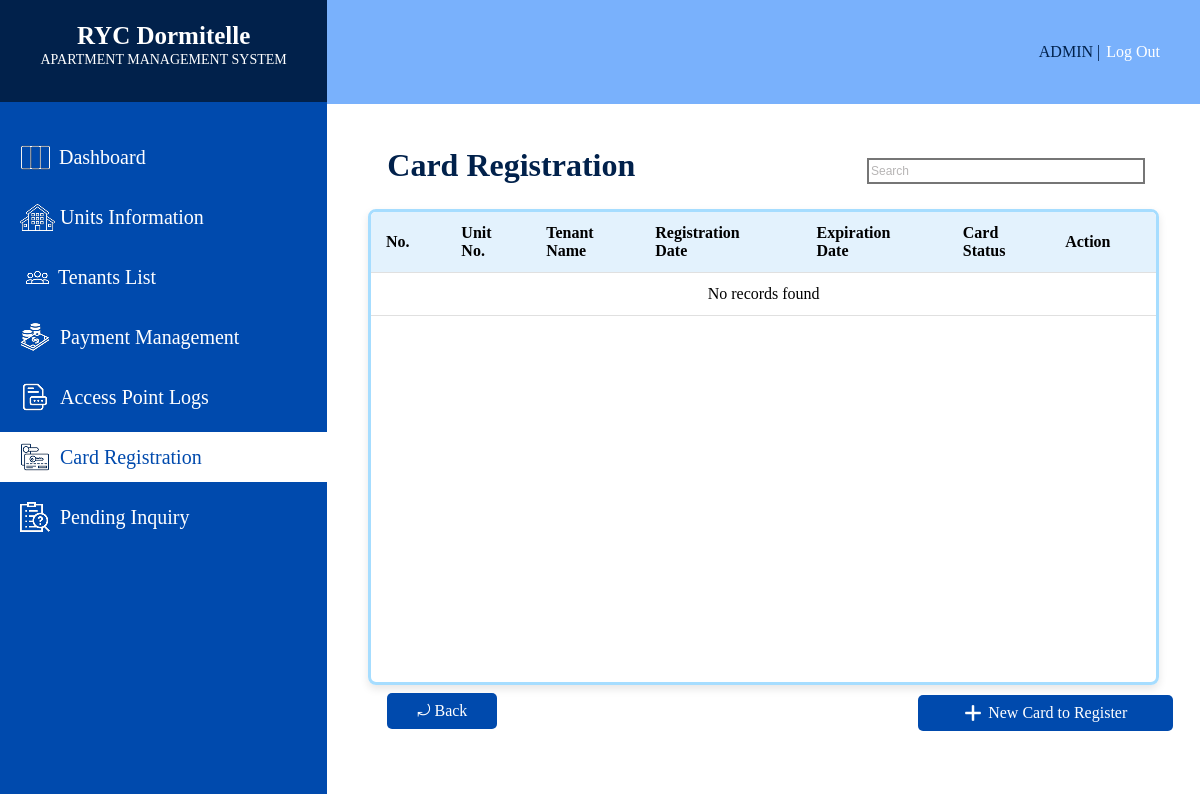
Page /CARDREGISTRATION.php on the earlier database version.
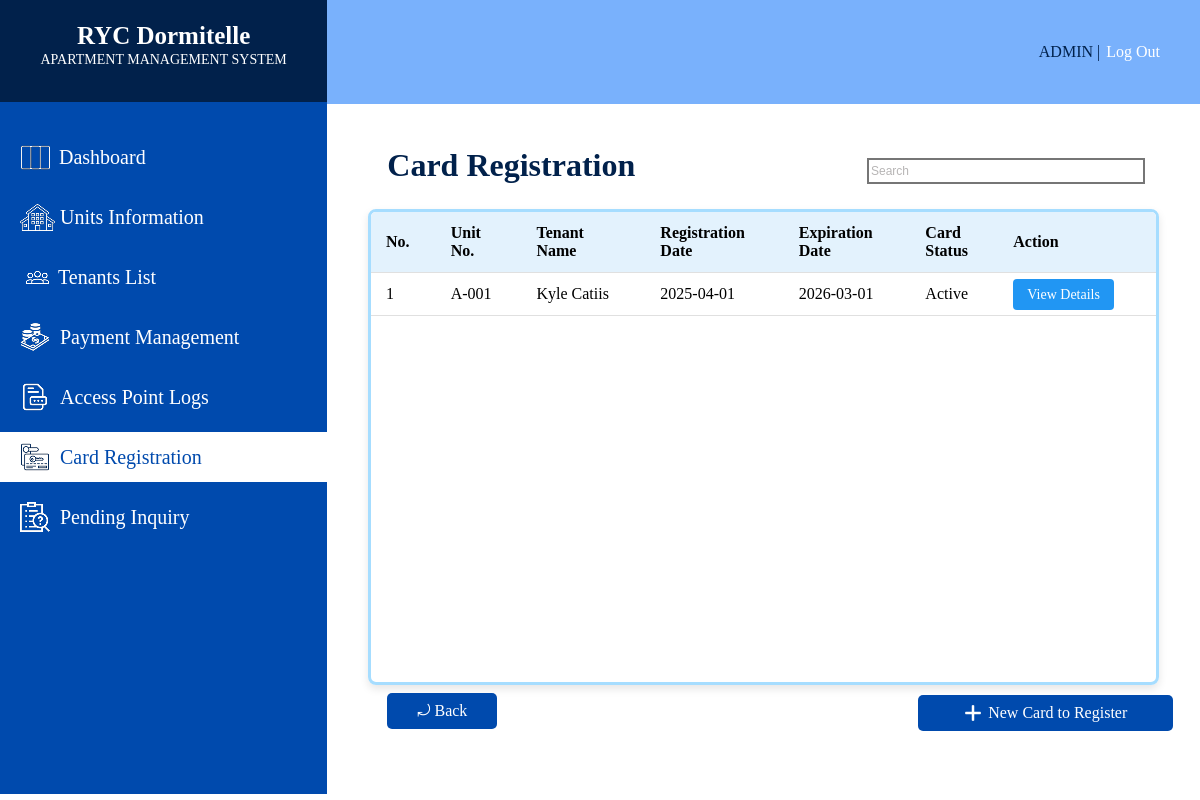
Same page on the later database version.
### tables this page shows
CREATE TABLE `card_registration` (
  `card_no` varchar(15) NOT NULL,
  `unit_no` varchar(10) NOT NULL,
  `tenant_ID` varchar(12) NOT NULL,
  `registration_date` date NOT NULL,
  `card_expiry` date NOT NULL,
  `card_status` varchar(10) NOT NULL
);

CREATE TABLE `tenant_unit` (
  `tenant_ID` varchar(12) NOT NULL,
  `unit_no` varchar(10) NOT NULL,
  `start_date` date NOT NULL,
  `end_date` date NOT NULL,
  `occupant_count` smallint(2) NOT NULL,
  `deposit` mediumint(6) NOT NULL,
  `balance` mediumint(6) NOT NULL,
  `payment_due` varchar(30) NOT NULL,
  `billing_period` varchar(31) NOT NULL,
  `lease_status` varchar(10) NOT NULL
);

CREATE TABLE `tenants` (
  `tenant_ID` varchar(12) NOT NULL,
  `tenant_name` varchar(15) NOT NULL,
  `contact_number` varchar(13) NOT NULL,
  `email` varchar(30) NOT NULL,
  `emergency_contact_name` varchar(25) NOT NULL,
  `emergency_contact_num` varchar(13) NOT NULL,
  `tenant_image` varchar(255) NOT NULL
);

### CARDREGISTRATION.php (the view, shortened to what the changed rows need)
<?php
$servername = "localhost";
$username = "root";
$password = "";
$dbname = "ryc_dormitelle";
$conn = new mysqli($servername, $username, $password, $dbname);
$sql = "SELECT tenant_unit.unit_no, tenants.tenant_name, registration_date, card_expiry, card_status
        FROM card_registration
        LEFT JOIN tenant_unit ON card_registration.tenant_ID = tenant_unit.tenant_ID
        INNER JOIN tenants ON tenant_unit.tenant_ID = tenants.tenant_ID";
$result = $conn->query($sql);
?>
<!DOCTYPE html>
<html lang="en">
<head>
</head>
<body>
    <div class="sideBar">
        <div class="systemTitle">
            <h1>RYC Dormitelle</h1>
        </div>
    </div>
        <div class="mainBody">
            <div class="mainContent">
                <div class="table-container">
                    <div class="table-scroll">
                      <table>
                        <thead>
                          <tr>
                            <th>No.</th>
                            <th>Unit<br>No.</th>
                            <th>Tenant<br>Name</th>
                            <th>Registration<br>Date</th>
                            <th>Expiration<br>Date</th>
                            <th>Card<br>Status</th>
                            <th>Action</th>
                          </tr>
                        </thead>
                        <tbody>
                            <?php
                            if ($result->num_rows > 0) {
                                $count = 1;
                                while($row = $result->fetch_assoc()) {
                                    echo "<tr>";
                                    echo "<td>" . $count++ . "</td>";
                                    echo "<td>" . htmlspecialchars($row['unit_no']) . "</td>";
                                    echo "<td>" . htmlspecialchars($row['tenant_name']) . "</td>";
                                    echo "<td>" . htmlspecialchars($row['registration_date']) . "</td>";
                                    echo "<td>" . htmlspecialchars($row['card_expiry']) . "</td>";
                                    echo "<td>" . htmlspecialchars($row['card_status']) . "</td>";
                                    echo "<td><a href='CARDRENEWORDELETE.php' class='action-btn'>View Details</a></td>";
                                    echo "</tr>";
                                }
                            } else {
                                echo "<tr><td colspan='7' style='text-align:center;'>No records found</td></tr>";
                            }
                            ?>
                        </tbody>
                      </table>
                    </div>
                  </div>
            </div>
        </div>
</body>
</html>

Differences in the rows shown:
added card_registration: tenant_unit.unit_no "A-001", tenant_ID.tenant_name "Kyle Catiis", registration_date "2025-04-01", card_expiry "2026-03-01", card_status "Active"
Other differences:
text no longer shown: "No records found"
